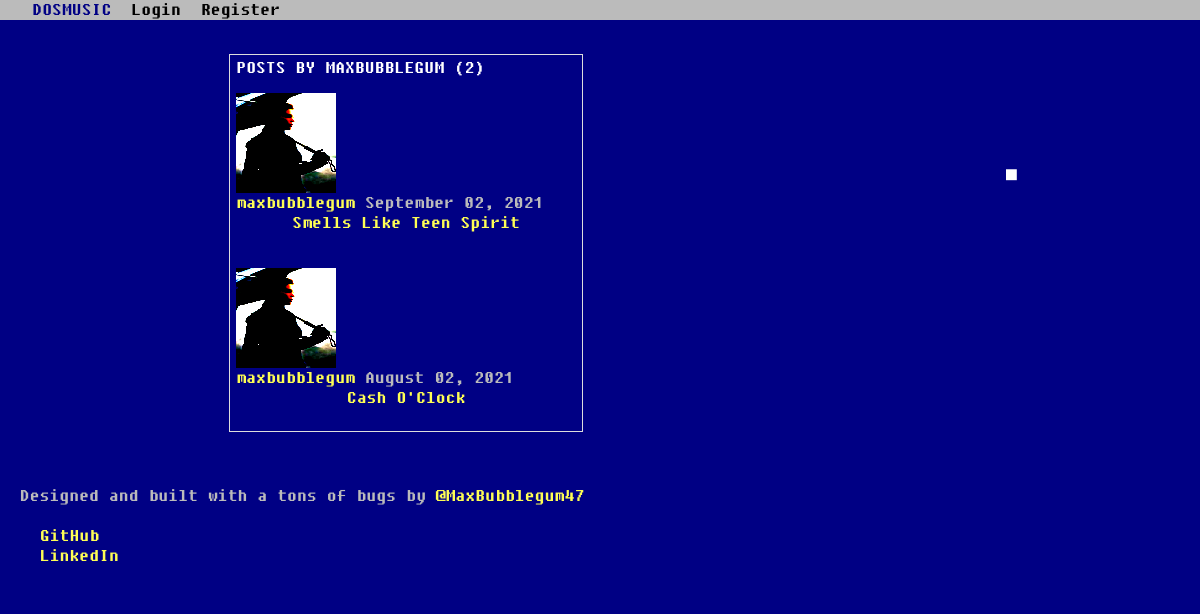
Before: /user/maxbubblegum with the older database file.
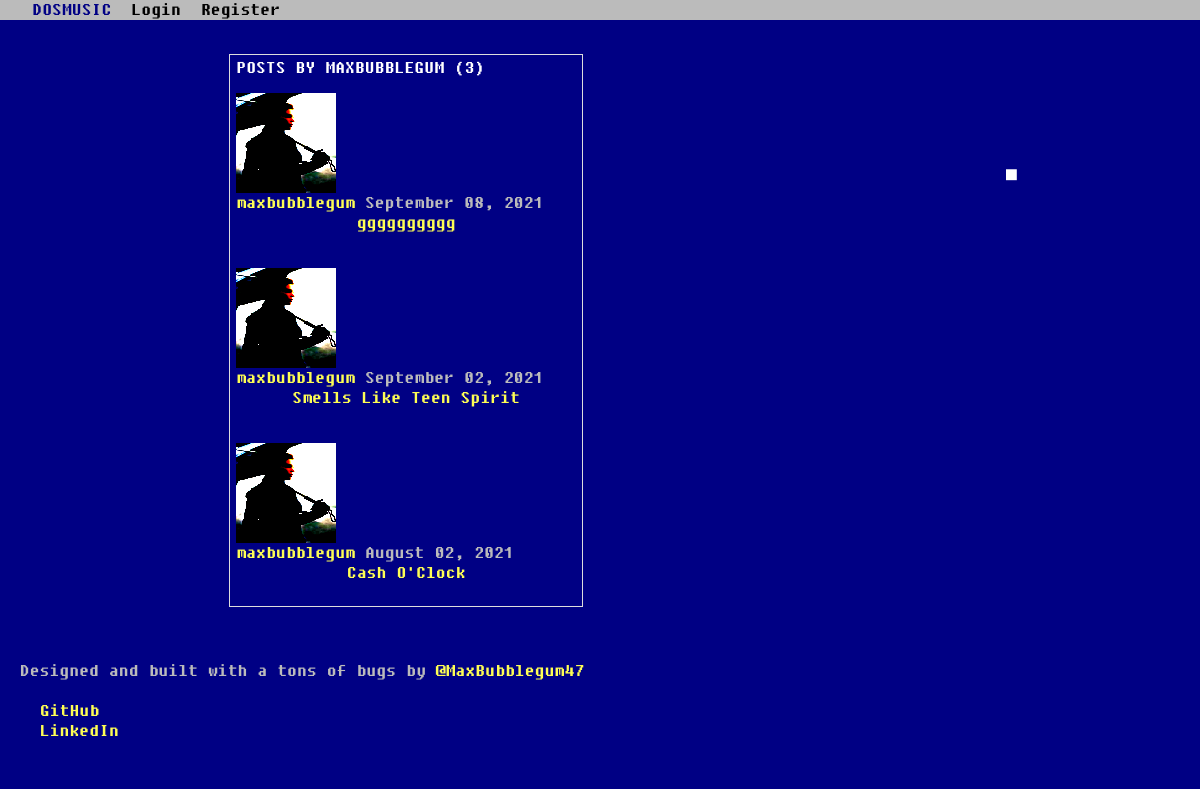
After: the same page with the newer database file.
### blog/models.py (models this page shows, shortened)
class Post(models.Model):
    title = models.CharField(max_length=100)
    audio = models.FileField(default="cash.mp3")
    header_image = models.ImageField(null=True, blank=True, upload_to="images/")
    date_posted = models.DateTimeField(default=timezone.now)
    author = models.ForeignKey(User, on_delete=models.CASCADE, blank=True)
    singer = models.CharField(max_length=100, default="", blank=True)
    album = models.CharField(max_length=100, default="", blank=True)
    likes = models.ManyToManyField(User, related_name="blog_post")
    category = models.CharField(max_length=255, default="uncategorized", blank=True)

### users/models.py (models this page shows, shortened)
class Profile(models.Model):
    user = models.OneToOneField(User, null=True, on_delete=models.CASCADE)
    image = models.ImageField(default='default.jpg', upload_to='profile_pics')

### blog/views.py (the view)
# urls.py: path('user/<str:username>', UserPostListView.as_view(), name='user-posts'),
class UserPostListView(ListView):
    model = Post
    template_name = 'user_posts.html'  # <app>/<model>_<viewtype>.html
    context_object_name = 'posts'
    paginate_by = 5
    def get_queryset(self):
        user = get_object_or_404(User, username=self.kwargs.get('username'))
        return Post.objects.filter(author=user).order_by('-date_posted')
    def get_context_data(self, *args, **kwargs):
        cat_menu = Category.objects.all()
        context = super(UserPostListView, self).get_context_data()
        context["cat_menu"] = cat_menu
        return context

### blog/templates/user_posts.html (shortened to what this page needs)
{% extends "base.html" %}
{% block content %}
<div class="center">
    <ul class="thumbnails">
    <li class="span4">
    <div class="thumbnail">
    <h1 class="mb-3">Posts by {{ view.kwargs.username }} ({{ page_obj.paginator.count }})</h1>
    {% for post in posts %}
        <article class="media content-section">
          <img class="rounded-circle article-img" style="height: 100px; width: 100px;" src="{{ post.author.profile.image.url }}" alt="">
          <div class="media-body">
            <div class="article-metadata">
              <a class="mr-2" href="{% url 'user-posts' post.author.username %}">{{ post.author }}</a>
              <small class="text-muted">{{ post.date_posted|date:"F d, Y" }}</small>
            </div>
            <h2><a class="article-title" href="{% url 'post-detail' post.id %}">{{ post.title }}</a></h2>
          </div>
        </article>
    {% endfor %}
    </div>
    </li>
    </ul>
</div>
{% endblock content %}

Changed rows visible on the page:
added Post: author.profile.image (picture), author "maxbubblegum", date_posted "September 08, 2021", title "gggggggggg"
Other visible differences:
{{ page_obj.paginator.count }}: "2" → "3"
